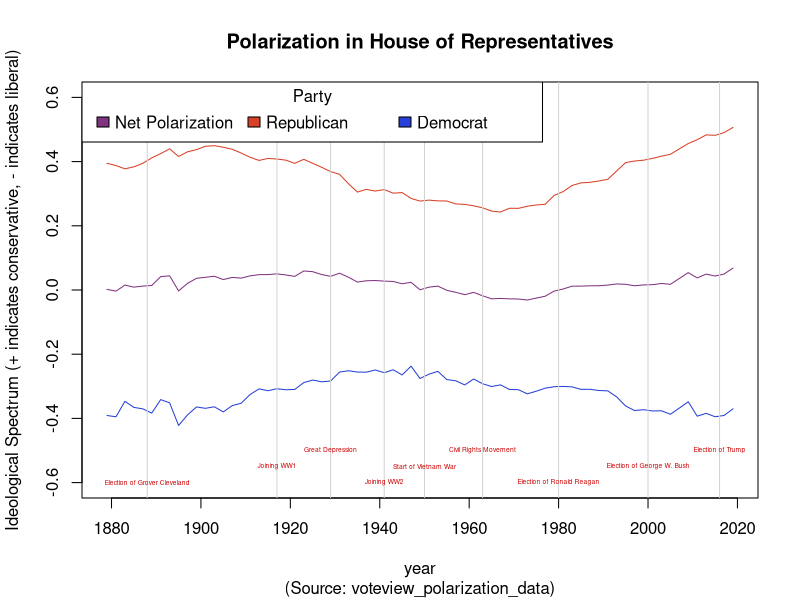
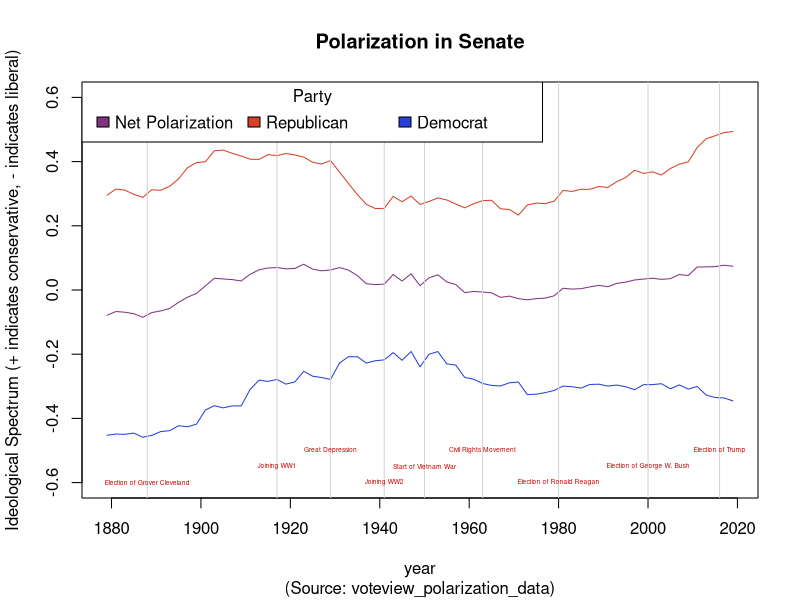

The R source for these figures, in order:
library(tidyverse)

data <- read.csv("data/polarization.csv")

house_data <- data[which(data$chamber == "House"), ]
senate_data <- data[which(data$chamber == "Senate"), ]

display_data <- function(plot_data, label) {
  plot_data %>% 
  plot(
    ((rep.mean.d1+dem.mean.d1)/2) ~ year,
    data = . ,
    main = label,
    sub  = "(Source: voteview_polarization_data)",
    ylab = "Ideological Spectrum (+ indicates conservative, - indicates liberal)",
    type = "l",
    col = rgb(0.5, 0.2, 0.5),
    ylim=c(-0.6, 0.6)
  )

  par(new = TRUE)

  plot_data %>% 
    plot(
      rep.mean.d1 ~ year,
      data = . ,
      axes = F,
      ylab = "",
      xlab = "",
      type = "l",
      col = rgb(0.85, 0.25, 0.15),
      ylim=c(-0.6, 0.6)
    )

  par(new = TRUE)

  plot_data %>% 
    plot(
      dem.mean.d1 ~ year,
      data = . ,
      axes = F,
      ylab = "",
      xlab = "",
      type = "l",
      col = rgb(0.15, 0.25, 0.85),
      ylim=c(-0.6, 0.6)
    )

    create_event_spotlights()
}

create_event_spotlights <- function() {
  abline(v = 2016, col = "lightgray") # election of Donald J. Trump
  abline(v = 2000, col = "lightgray") # infamous 2000 election
  abline(v = 1980, col = "lightgray") # election of Ronald Reagan
  abline(v = 1963, col = "lightgray") # Civil Rights Movement takes forefront of national headline
  abline(v = 1950, col = "lightgray") # America joins Vietnam War
  abline(v = 1941, col = "lightgray") # America joins World War II
  abline(v = 1929, col = "lightgray") # Great Depression begins
  abline(v = 1917, col = "lightgray") # America joins World War I
  abline(v = 1888, col = "lightgray") # heavily contested 1888 election

  text(2016, -0.5, "Election of Trump", cex = 0.4,col = "red3")
  text(2000, -0.55, "Election of George W. Bush", cex = 0.4,col = "red3")
  text(1980, -0.6, "Election of Ronald Reagan", cex = 0.4,col = "red3")
  text(1963, -0.5, "Civil Rights Movement", cex = 0.4,col = "red3")
  text(1950, -0.55, "Start of Vietnam War", cex = 0.4,col = "red3")
  text(1941, -0.6, "Joining WW2", cex = 0.4,col = "red3")
  text(1929, -0.5, "Great Depression", cex = 0.4,col = "red3")
  text(1917, -0.55, "Joining WW1", cex = 0.4,col = "red3")
  text(1888, -0.6, "Election of Grover Cleveland", cex = 0.4,col = "red3")

  legend(
      "topleft", 
      title="Party",
      c("Net Polarization","Republican","Democrat"), 
      fill=c(rgb(0.5, 0.2, 0.5), rgb(0.85, 0.25, 0.15), rgb(0.15, 0.25, 0.85)), 
      horiz=TRUE,
      x.intersp = 0.4
  )
}

display_data(house_data, "Polarization in House of Representatives")

quartz()

display_data(senate_data, "Polarization in Senate")